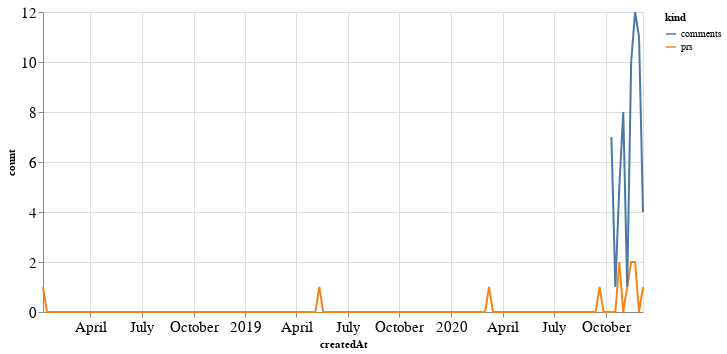

The cell this chart's notebook holds for it:
### Code cell
alt.Chart(total_time, width=600).mark_line().encode(
    x='createdAt',
    y='count',
    color='kind'
)

### Figure 1 — Vega-Lite specification as saved in the notebook (floating-point values rounded to 4 significant figures; data arrays with more than 128 entries replaced by an {"elided": "..."} marker saying what was removed)
{"config": {"axisLeft": {"labelFontSize": 15}, "axisBottom": {"labelFontSize": 15}}, "data": {"name": "data-a6c23fa23486e6ddf2e39fd413085dc7"}, "mark": "line", "encoding": {"color": {"type": "nominal", "field": "kind"}, "x": {"type": "temporal", "field": "createdAt"}, "y": {"type": "quantitative", "field": "count"}}, "width": 600, "$schema": "https://vega.github.io/schema/vega-lite/v4.8.1.json", "datasets": {"data-a6c23fa23486e6ddf2e39fd413085dc7": {"elided": "306 records"}}}
